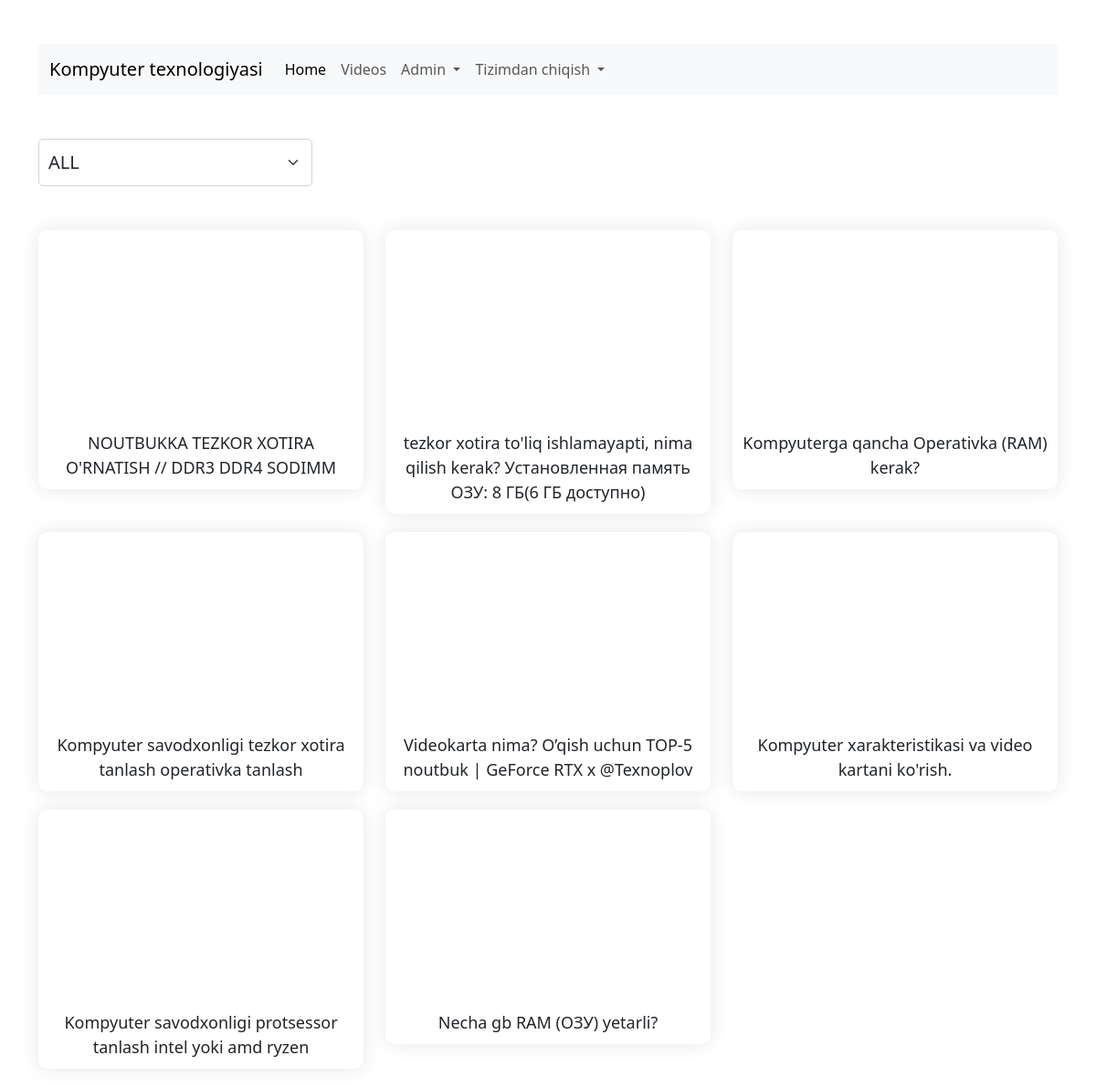
The page /lobaratoriya2/ (signed in) on the database its author committed.
### app1/models.py (models this page shows, shortened)
class Page2(models.Model):
    you_tobe_linki=models.CharField(max_length=500)
    nomi=models.CharField(max_length=200)
    turi=models.ForeignKey(Video_turi,on_delete=models.CASCADE)

### app1/views.py (the view)
# urls.py: path('lobaratoriya2/', Video.as_view(), name="video"),
class Video(View):
    def get(self,request):
        turlari =Video_turi.objects.all()
        hammasi=Page2.objects.all()
        page=True
        return render(request,'video_home.html',{
                                            'turlar':turlari,
                                            'qidiruv': "ALL",
                                           'page':page,
                                            'hammasi':hammasi})

### templates/video_home.html (shortened to what this page needs)
{% extends 'base.html' %}
{% block content %}
{%load static%}
<html lang="en">
<head>
    <link rel="stylesheet" href="{% static 'css/style.css'%}">
    <link href="https://cdn.jsdelivr.net/npm/bootstrap@5.3.2/dist/css/bootstrap.min.css" rel="stylesheet">
    <link rel="stylesheet" href="https://cdn.jsdelivr.net/npm/bootstrap-icons@1.11.3/font/bootstrap-icons.min.css">
    {% block style %}
    <link rel="stylesheet" href="{% static 'css/videos.css'%}">
    {% endblock %}
  </head>
<body>
    <div class="container mt-5">
        <div class="row">
            <div class="menyu">
                <select id="service-select" class="form-select form-select-lg mb-5 container-5" onchange="redirectToUrl()"  style="width: 300px;">
                    <option selected>{{qidiruv}}</option>
                  </select>
            </div>
        {% for i in hammasi %}
        <div class="col-4 cards">
          <div class="card">
              <iframe width="392" height="200" src="https://www.youtube.com/embed/{{i.you_tobe_linki}}" title="YouTube video player" frameborder="0" allow="accelerometer; autoplay; clipboard-write; encrypted-media; gyroscope; picture-in-picture; web-share" allowfullscreen></iframe>
            <div class="card-body">
              <p class="card-text">{{i.nomi}}</p>
            </div>
          </div>
        </div>
        {% endfor %}
      </div>
    </div>
    {% endblock content %}

### static/css/videos.css (style rules this page uses)
.mt-5 { margin-top: 20px; }
.mb-5 { margin-bottom: 20px; }
.cards { margin-bottom: 20px; }
.card { border: none; border-radius: 10px; box-shadow: 0px 0px 20px rgba(0, 0, 0, 0.1); transition: transform 0.3s; }
.card iframe { border-radius: 10px 10px 0 0; }
.card-body { padding: 10px; text-align: center; }
.card-text { font-size: 18px; margin-top: 10px; }
.form-select { width: 100%; max-width: 300px; padding: 10px; border-radius: 5px; border: 1px solid #ced4da; background-color: #fff; transition: border-color 0.15s ease-in-out, box-shadow 0.15s ease-in-out; }

### static/css/style.css (style rules this page uses)
.mt-5 { margin-top: 20px; }
.mb-5 { margin-bottom: 20px; }

### rows shown on the page
Page2: nomi "NOUTBUKKA TEZKOR XOTIRA O'RNATISH // DDR3 DDR4 SODIMM"
Page2: nomi "tezkor xotira to'liq ishlamayapti, nima qilish kerak? Установленная память ОЗУ: 8 ГБ(6 ГБ доступно)"
Page2: nomi "Kompyuterga qancha Operativka (RAM) kerak?"
Page2: nomi "Kompyuter savodxonligi tezkor xotira tanlash operativka tanlash"
Page2: nomi "Videokarta nima? O’qish uchun TOP-5 noutbuk | GeForce RTX x @Texnoplov"
Page2: nomi "Kompyuter xarakteristikasi va video kartani ko'rish."
Page2: nomi "Kompyuter savodxonligi protsessor tanlash intel yoki amd ryzen"
Page2: nomi "Necha gb RAM (ОЗУ) yetarli?"

### other values the page prints
form field value "ALL"
